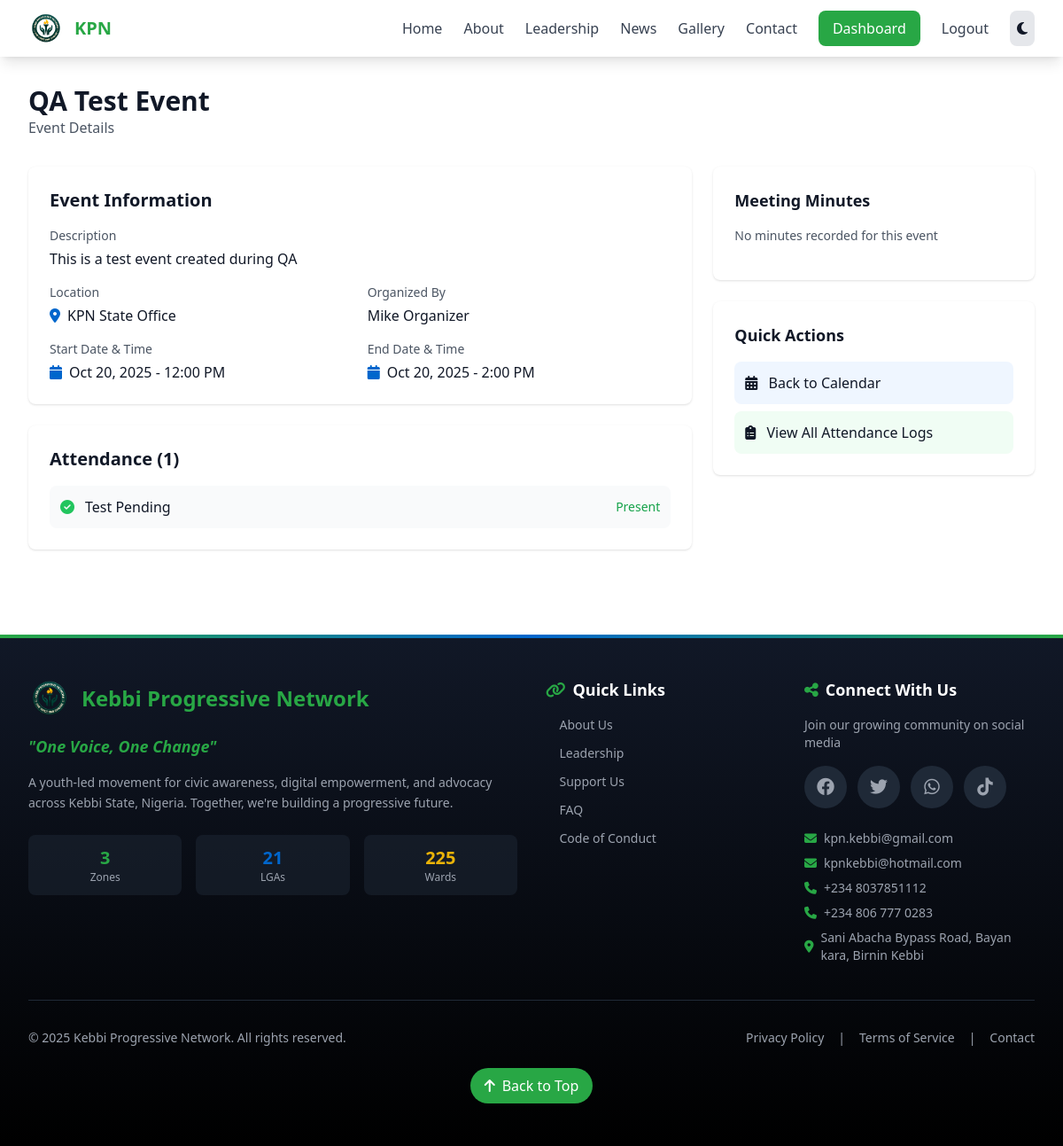
Page /events/1/ (signed in) on the committed database.
### events/models.py (models this page shows, shortened)
class Event(models.Model):
    title = models.CharField(max_length=300)
    description = models.TextField()
    location = models.CharField(max_length=300)
    start_date = models.DateTimeField()
    end_date = models.DateTimeField()
    created_by = models.ForeignKey(settings.AUTH_USER_MODEL, on_delete=models.CASCADE, related_name='created_events')
    created_at = models.DateTimeField(auto_now_add=True)
    updated_at = models.DateTimeField(auto_now=True)
    class Meta:
        ordering = ['-start_date']

class EventAttendance(models.Model):
    event = models.ForeignKey(Event, on_delete=models.CASCADE, related_name='attendances')
    attendee = models.ForeignKey(settings.AUTH_USER_MODEL, on_delete=models.CASCADE, related_name='event_attendances')
    present = models.BooleanField(default=False)
    notes = models.TextField(blank=True)
    recorded_by = models.ForeignKey(settings.AUTH_USER_MODEL, on_delete=models.SET_NULL, null=True, related_name='recorded_attendances')
    recorded_at = models.DateTimeField(auto_now_add=True)
    class Meta:
        unique_together = ['event', 'attendee']
        ordering = ['event', 'attendee__last_name']

### staff/models.py (models this page shows, shortened)
class User(AbstractUser):
    ROLE_CHOICES = [
        ('GENERAL', 'General Member'),
        ('STATE', 'State Executive'),
        ('ZONAL', 'Zonal Coordinator'),
        ('LGA', 'LGA Coordinator'),
        ('WARD', 'Ward Leader'),
    ]
    STATUS_CHOICES = [
        ('PENDING', 'Pending Approval'),
        ('APPROVED', 'Approved'),
        ('SUSPENDED', 'Suspended'),
        ('DISMISSED', 'Dismissed'),
    ]
    GENDER_CHOICES = [
        ('M', 'Male'),
        ('F', 'Female'),
    ]
    phone = models.CharField(max_length=20)
    bio = models.TextField(blank=True)
    photo = models.ImageField(upload_to='profile_photos/', blank=True, null=True)
    gender = models.CharField(max_length=1, choices=GENDER_CHOICES, blank=True)
    facebook_url = models.URLField(max_length=200, blank=True, help_text="Your Facebook profile URL")
    twitter_url = models.URLField(max_length=200, blank=True, help_text="Your Twitter/X profile URL")
    instagram_url = models.URLField(max_length=200, blank=True, help_text="Your Instagram profile URL")
    tiktok_url = models.URLField(max_length=200, blank=True, help_text="Your TikTok profile URL")
    role = models.CharField(max_length=10, choices=ROLE_CHOICES, default='GENERAL')
    status = models.CharField(max_length=10, choices=STATUS_CHOICES, default='PENDING')
    zone = models.ForeignKey(Zone, on_delete=models.SET_NULL, null=True, blank=True, related_name='members')
    lga = models.ForeignKey(LGA, on_delete=models.SET_NULL, null=True, blank=True, related_name='members')
    ward = models.ForeignKey(Ward, on_delete=models.SET_NULL, null=True, blank=True, related_name='members')
    role_definition = models.ForeignKey(RoleDefinition, on_delete=models.SET_NULL, null=True, blank=True, related_name='holders')
    facebook_verified = models.BooleanField(default=False)
    date_approved = models.DateTimeField(null=True, blank=True)
    approved_by = models.ForeignKey('self', on_delete=models.SET_NULL, null=True, blank=True, related_name='approved_members')
    created_at = models.DateTimeField(auto_now_add=True)
    updated_at = models.DateTimeField(auto_now=True)
    class Meta:
        ordering = ['-created_at']
        indexes = [
            models.Index(fields=['status', 'role'], name='user_status_role_idx'),
            models.Index(fields=['status', 'zone'], name='user_status_zone_idx'),
            models.Index(fields=['status', 'lga'], name='user_status_lga_idx'),
            models.Index(fields=['status', 'ward'], name='user_status_ward_idx'),
        ]
    def get_full_name(self):
        return f"{self.first_name} {self.last_name}".strip() or self.username

### events/views.py (the view)
# urls.py: path('<int:pk>/', views.event_detail, name='event_detail'),
@login_required
def event_detail(request, pk):
    event = get_object_or_404(Event, pk=pk)
    attendances = event.attendances.all()
    try:
        minutes = event.minutes
    except MeetingMinutes.DoesNotExist:
        minutes = None
    context = {
        'event': event,
        'attendances': attendances,
        'minutes': minutes,
    }
    return render(request, 'events/event_detail.html', context)

### staff/context_processors.py (called while the page is built)
def announcements(request):
    user_announcements = []
    if request.user.is_authenticated:
        user_announcements = Announcement.for_user(request.user)[:10]
    return {
        'user_announcements': user_announcements
    }

### staff/models.py (called while the page is built)
    @classmethod
    def for_user(cls, user):
        from django.utils import timezone
        from django.db.models import Q
        now = timezone.now()
        base_query = cls.objects.filter(is_active=True).filter(
            Q(expires_at__isnull=True) | Q(expires_at__gt=now)
        )
        query = Q(scope='GENERAL')
        if user.zone:
            query |= Q(scope='ZONAL', target_zone=user.zone)
        if user.lga:
            query |= Q(scope='LGA', target_lga=user.lga)
        if user.ward:
            query |= Q(scope='WARD', target_ward=user.ward)
        return base_query.filter(query).select_related('created_by', 'target_zone', 'target_lga', 'target_ward')

### events/templates/events/event_detail.html (shortened to what this page needs)
{% extends 'base.html' %}
{% block content %}
<div class="max-w-7xl mx-auto px-4 sm:px-6 lg:px-8 py-8">
    <div class="mb-8 flex justify-between items-center">
        <div>
            <h1 class="text-3xl font-bold">{{ event.title }}</h1>
            <p class="text-gray-600 dark:text-gray-400">Event Details</p>
        </div>
    </div>
    <div class="grid grid-cols-1 lg:grid-cols-3 gap-6">
        <div class="lg:col-span-2 space-y-6">
            <div class="bg-white dark:bg-gray-800 rounded-lg shadow p-6">
                <h2 class="text-xl font-semibold mb-4">Event Information</h2>
                <div class="space-y-4">
                    <div>
                        <p class="text-sm text-gray-600 dark:text-gray-400">Description</p>
                        <p class="mt-1">{{ event.description }}</p>
                    </div>
                    <div class="grid grid-cols-1 md:grid-cols-2 gap-4">
                        <div>
                            <p class="text-sm text-gray-600 dark:text-gray-400">Location</p>
                            <p class="mt-1"><i class="fas fa-map-marker-alt text-kpn-blue mr-2"></i>{{ event.location }}</p>
                        </div>
                        <div>
                            <p class="text-sm text-gray-600 dark:text-gray-400">Organized By</p>
                            <p class="mt-1">{{ event.created_by.get_full_name }}</p>
                        </div>
                    </div>
                    <div class="grid grid-cols-1 md:grid-cols-2 gap-4">
                        <div>
                            <p class="text-sm text-gray-600 dark:text-gray-400">Start Date & Time</p>
                            <p class="mt-1"><i class="fas fa-calendar text-kpn-blue mr-2"></i>{{ event.start_date|date:"M d, Y - g:i A" }}</p>
                        </div>
                        <div>
                            <p class="text-sm text-gray-600 dark:text-gray-400">End Date & Time</p>
                            <p class="mt-1"><i class="fas fa-calendar text-kpn-blue mr-2"></i>{{ event.end_date|date:"M d, Y - g:i A" }}</p>
                        </div>
                    </div>
                </div>
            </div>
            <div class="bg-white dark:bg-gray-800 rounded-lg shadow p-6">
                <div class="flex justify-between items-center mb-4">
                    <h2 class="text-xl font-semibold">Attendance ({{ attendances.count }})</h2>
                </div>
                {% if attendances %}
                <div class="space-y-2">
                    {% for attendance in attendances %}
                    <div class="flex justify-between items-center p-3 bg-gray-50 dark:bg-gray-700 rounded-lg">
                        <div class="flex items-center">
                            {% if attendance.present %}
                            <i class="fas fa-check-circle text-green-500 mr-3"></i>
                            {% else %}
                            <i class="fas fa-times-circle text-red-500 mr-3"></i>
                            {% endif %}
                            <span>{{ attendance.attendee.get_full_name }}</span>
                        </div>
                        <span class="text-sm {% if attendance.present %}text-green-600{% else %}text-red-600{% endif %}">
                            {% if attendance.present %}Present{% else %}Absent{% endif %}
                        </span>
                    </div>
                    {% endfor %}
                </div>
                {% else %}
                <p class="text-gray-600 dark:text-gray-400 text-center py-4">No attendance recorded yet</p>
                {% endif %}
            </div>
        </div>
        <div class="space-y-6">
            <div class="bg-white dark:bg-gray-800 rounded-lg shadow p-6">
                <h3 class="text-lg font-semibold mb-4">Meeting Minutes</h3>
                {% if minutes %}
                    <div class="space-y-3">
                        <p class="text-sm text-gray-600 dark:text-gray-400">
                            <i class="fas fa-user mr-2"></i>Recorded by {{ minutes.recorded_by.get_full_name }}
                        </p>
                        <p class="text-sm text-gray-600 dark:text-gray-400">
                            <i class="fas fa-clock mr-2"></i>{{ minutes.recorded_at|date:"M d, Y - g:i A" }}
                        </p>
                        {% if minutes.is_published %}
                        <span class="inline-block bg-green-100 dark:bg-green-900 text-green-800 dark:text-green-200 text-xs px-3 py-1 rounded-full">
                            <i class="fas fa-check mr-1"></i>Published
                        </span>
                        {% else %}
                        <span class="inline-block bg-yellow-100 dark:bg-yellow-900 text-yellow-800 dark:text-yellow-200 text-xs px-3 py-1 rounded-full">
                            <i class="fas fa-clock mr-1"></i>Draft
                        </span>
                        {% endif %}
                        <a href="{% url 'events:view_meeting_minutes' event.pk %}" class="block mt-4 text-center bg-kpn-blue text-white px-4 py-2 rounded-lg hover:bg-blue-700 transition">
                            View Minutes
                        </a>
                        {% if user.role == 'GENERAL_SECRETARY' %}
                        <a href="{% url 'events:edit_meeting_minutes' event.pk %}" class="block text-center bg-gray-100 dark:bg-gray-700 px-4 py-2 rounded-lg hover:bg-gray-200 dark:hover:bg-gray-600 transition">
                            Edit Minutes
                        </a>
                        {% endif %}
                    </div>
                {% else %}
                    <p class="text-gray-600 dark:text-gray-400 text-sm mb-4">No minutes recorded for this event</p>
                {% endif %}
            </div>
            <div class="bg-white dark:bg-gray-800 rounded-lg shadow p-6">
                <h3 class="text-lg font-semibold mb-4">Quick Actions</h3>
                <div class="space-y-2">
                    <a href="{% url 'events:event_calendar' %}" class="block p-3 bg-blue-50 dark:bg-blue-900 rounded-lg hover:bg-blue-100 dark:hover:bg-blue-800 transition">
                        <i class="fas fa-calendar-alt mr-2"></i> Back to Calendar
                    </a>
                    <a href="{% url 'events:view_attendance_logs' %}" class="block p-3 bg-green-50 dark:bg-green-900 rounded-lg hover:bg-green-100 dark:hover:bg-green-800 transition">
                        <i class="fas fa-clipboard-list mr-2"></i> View All Attendance Logs
                    </a>
                </div>
            </div>
        </div>
    </div>
</div>
{% endblock %}

### rows in the picture
Event: title "QA Test Event", description "This is a test event created during QA", location "KPN State Office", created_by.get_full_name "Mike Organizer", start_date "Oct 20, 2025 - 12:00 PM", end_date "Oct 20, 2025 - 2:00 PM", count "1"
EventAttendance: present True (drawn), attendee.get_full_name "Test Pending"
